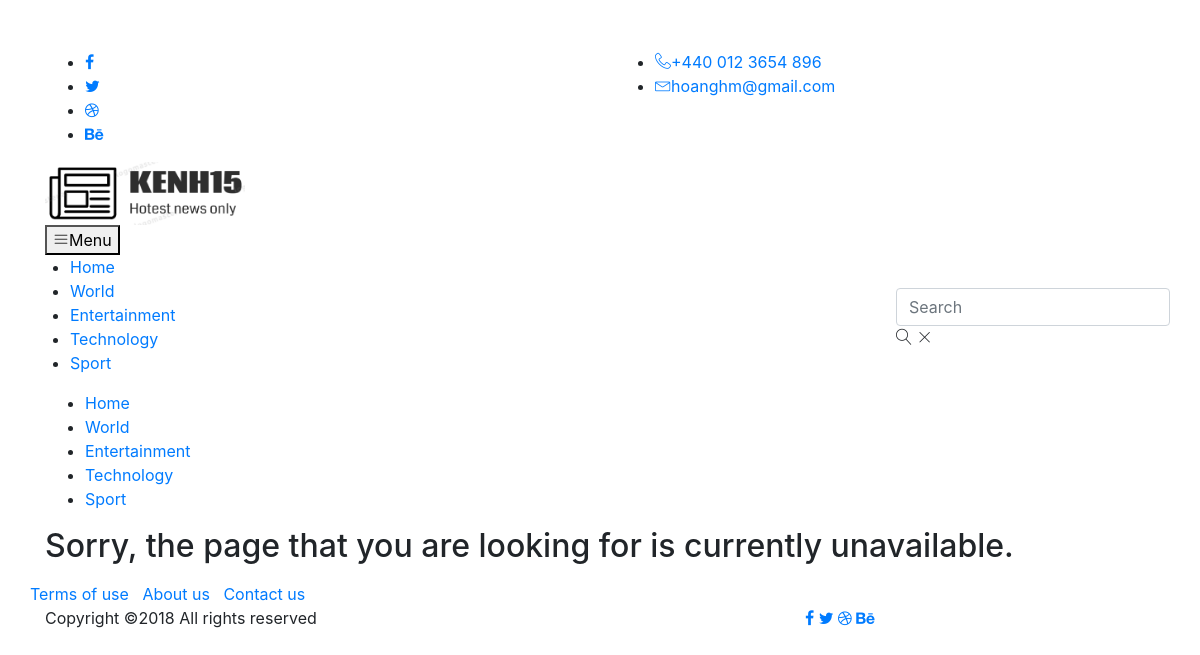
Screenshot of /World with the database file from the repository.
### app/models.py (models this page shows, shortened)
class Division(db.Model):
    __tablename__ = 'divisions'
    id = db.Column(db.Integer, primary_key=True)
    name = db.Column(db.String(64), unique=True)
    articles = db.relationship('Article', backref='div', lazy='dynamic')

### app/main/views.py (the view, shortened to what this page needs)
@page.route('/<div>')
def division(div):
    div_list = list()  # list contains all the divisions
    for div in Division.query.order_by(Division.id).all():
        div_list.append(div.name)
    if div not in div_list:
        return render_template('404.html')

### app/templates/404.html (shortened to what this page needs)
{% extends "test_base.html" %}
{% block content %}
<div class="container">
    <h2> Sorry, the page that you are looking for is currently unavailable. </h2>
</div>
{% endblock %}

### app/templates/test_base.html (shortened to what this page needs)
<!DOCTYPE html>
<html lang="zxx" class="no-js">
	<head>
		<link rel="stylesheet" href={{url_for('static', filename="css/linearicons.css")}}>
		<link rel="stylesheet" href={{url_for('static', filename="css/font-awesome.min.css")}}>
		<link rel="stylesheet" href={{url_for('static', filename="css/bootstrap.css")}}>
		<link rel="stylesheet" href={{url_for('static', filename="css/magnific-popup.css")}}>
		<link rel="stylesheet" href={{url_for('static', filename="css/nice-select.css")}}>
		<link rel="stylesheet" href={{url_for('static', filename="css/animate.min.css")}}>
		<link rel="stylesheet" href={{url_for('static', filename="css/owl.carousel.css")}}>
		<link rel="stylesheet" href={{url_for('static', filename="css/jquery-ui.css")}}>
		<link rel="stylesheet" href={{url_for('static', filename="css/main.css")}}>
	</head>
	<body>
		<header>
			<div class="header-top">
				<div class="container">
					<div class="row">
						<div class="col-lg-6 col-md-6 col-sm-6 col-6 header-top-left no-padding">
							<ul>
								<li><a href="#"><i class="fa fa-facebook"></i></a></li>
								<li><a href="#"><i class="fa fa-twitter"></i></a></li>
								<li><a href="#"><i class="fa fa-dribbble"></i></a></li>
								<li><a href="#"><i class="fa fa-behance"></i></a></li>
							</ul>
						</div>
						<div class="col-lg-6 col-md-6 col-sm-6 col-6 header-top-right no-padding">
							<ul>
								<li><a href="tel:+440 012 3654 896"><span class="lnr lnr-phone-handset"></span><span>+440 012 3654 896</span></a></li>
								<li><a href="mailto:support@colorlib.com"><span class="lnr lnr-envelope"></span><span>hoanghm@gmail.com</span></a></li>
							</ul>
						</div>
					</div>
				</div>
			</div>
			<div class="logo-wrap">
				<div class="container">
					<div class="row justify-content-between align-items-center">
						<div class="col-lg-4 col-md-4 col-sm-12 logo-left no-padding">
							<a href="{{url_for('page.home')}}">
								<img class="img-fluid" src="static/images/Capture.png" alt="" width="200" align="left">
							</a>
						</div>
						<div class="col-lg-8 col-md-8 col-sm-12 logo-right no-padding ads-banner">
						</div>
					</div>
				</div>
			</div>
			<div class="container main-menu" id="main-menu">
				<div class="row align-items-center justify-content-between">
					<nav id="nav-menu-container">
						<ul class="nav-menu">
							<li class="menu-active"><a href="{{url_for('page.home')}}">Home</a></li>
							{% for div in div_list %}
							<li><a href="{{url_for('page.division',div=div)}}">{{div}}</a></li>
							{% endfor %}
					</ul>
					</nav>
					<div class="navbar-right">
						<form class="Search">
							<input type="text" class="form-control Search-box" name="Search-box" id="Search-box" placeholder="Search">
							<label for="Search-box" class="Search-box-label">
								<span class="lnr lnr-magnifier"></span>
							</label>
							<span class="Search-close">
								<span class="lnr lnr-cross"></span>
							</span>
						</form>
					</div>
				</div>
			</div>
		</header>
	</body>
    {% block content %}
		{%- endblock content %}
		<footer class="footer-area section-gap">
			<div class="container">
				<div class="row">
					<a href="#">Terms of use</a>
					<a href="#">About us</a>
					<a href="#">Contact us</a>
				</div>
				<div class="footer-bottom row align-items-center">
					<p class="footer-text m-0 col-lg-8 col-md-12">
Copyright &copy;<script>document.write(new Date().getFullYear());</script> All rights reserved
</p>
					<div class="col-lg-4 col-md-12 footer-social">
						<a href="https://facebook.com"><i class="fa fa-facebook"></i></a>
						<a href="https://twitter.com"><i class="fa fa-twitter"></i></a>
						<a href="#"><i class="fa fa-dribbble"></i></a>
						<a href="#"><i class="fa fa-behance"></i></a>
					</div>
				</div>
			</div>
		</footer>
    </body>
</html>

### static/styles/main.css (style rules this page uses)
html { position: relative; min-height: 100%; }
body { padding-top: 50px; padding-bottom: 20px; margin-bottom: 60px; }

### rows the page displays
Division: name "World"
Division: name "Entertainment"
Division: name "Technology"
Division: name "Sport"
